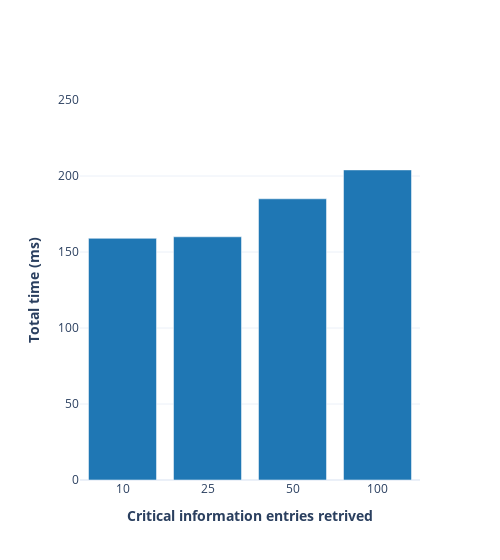

Notebook source saved alongside this figure:
### Markdown cell above
### Get all anomalies

### Code cell
anomalies = [159, 160, 185, 204]

getAllCriticalInformation(anomalies)

### Figure 1 — Plotly figure (JSON) as saved in the notebook; plotly's stock layout.template omitted (floating-point values rounded to 4 significant figures)
{"data": [{"marker": {"color": "#1f77b4"}, "type": "bar", "x": ["10", "25", "50", "100"], "y": [159, 160, 185, 204]}], "layout": {"legend": {"orientation": "h", "y": 1.15}, "width": 500, "xaxis": {"title": {"text": "<b>Critical information entries retrived</b>"}, "type": "category"}, "yaxis": {"dtick": 50, "range": [0, 250], "tick0": 0, "title": {"text": "<b>Total time (ms)</b>"}}}}
